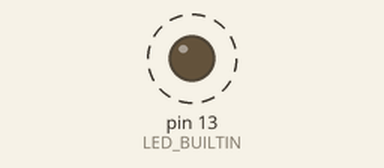
Simulated run of this sketch. Board: Arduino Uno, built with avr-gcc and run on an emulated ATmega328P. Parts: output pins drawn as LEDs (lit = HIGH). Dashed ring = blinking.

Above: at 0.5 s.
Timing chart, 0 to 4.6 s (numbered marks = the images above):
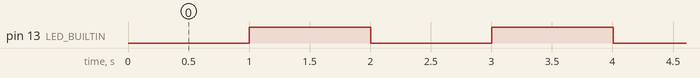

Measured:
- by itself, pin 13 (LED_BUILTIN): alternates HIGH for 1.0 s and LOW for 1.0 s

The sketch:

blink.ino
```cpp
#include <Arduino.h>

int g_next_LED_state{HIGH};

void
setup()
{
  pinMode(LED_BUILTIN, OUTPUT);
}

void
loop()
{
  static unsigned long last_update{millis()};

  if (millis() - last_update > 1000) {
    digitalWrite(LED_BUILTIN, g_next_LED_state);
    if (g_next_LED_state == LOW) {
      g_next_LED_state = HIGH;
    } else {
      g_next_LED_state = LOW;
    }
    last_update = millis();
  }
}
```
